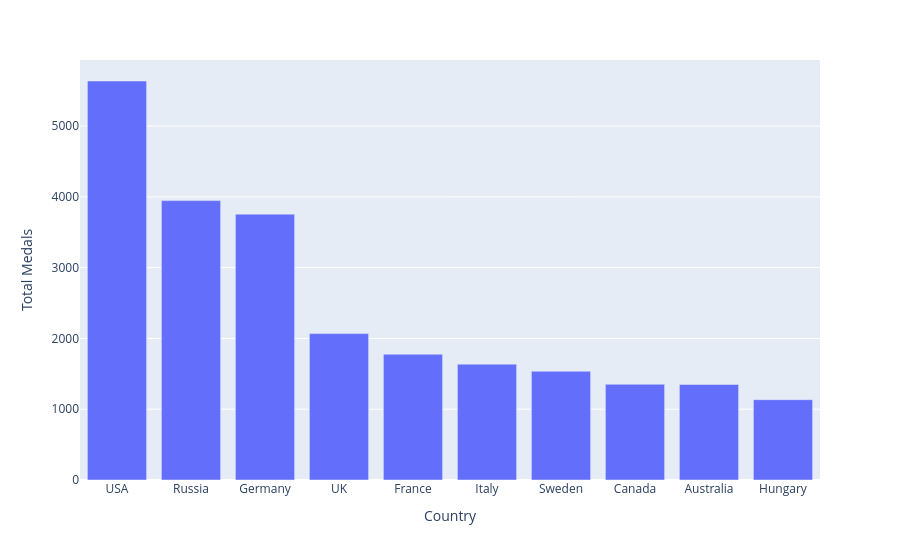

Source (notebook cell):
### Code cell
# Asssign top 10 winningest countries table to a variable
top10_countries = df['Country'].value_counts().head(10)


# Visualize the table as a bar chart
fig = px.bar(
    x=top10_countries.index,
    y=top10_countries.values,
    labels={'x': 'Country', 'y': 'Total Medals'},
)
fig.show()

### Figure 1 — Plotly figure (JSON) as saved in the notebook; plotly's stock layout.template omitted (floating-point values rounded to 4 significant figures)
{"data": [{"alignmentgroup": "True", "hovertemplate": "Country=%{x}<br>Total Medals=%{y}<extra></extra>", "legendgroup": "", "marker": {"color": "#636efa", "pattern": {"shape": ""}}, "name": "", "offsetgroup": "", "orientation": "v", "showlegend": false, "textposition": "auto", "type": "bar", "x": ["USA", "Russia", "Germany", "UK", "France", "Italy", "Sweden", "Canada", "Australia", "Hungary"], "xaxis": "x", "y": [5637, 3947, 3756, 2068, 1777, 1637, 1536, 1352, 1349, 1135], "yaxis": "y"}], "layout": {"autosize": true, "barmode": "relative", "legend": {"tracegroupgap": 0}, "margin": {"t": 60}, "xaxis": {"anchor": "y", "autorange": true, "domain": [0, 1], "range": [-0.5, 9.5], "title": {"text": "Country"}, "type": "category"}, "yaxis": {"anchor": "x", "autorange": true, "domain": [0, 1], "range": [0, 5934.0], "title": {"text": "Total Medals"}, "type": "linear"}}}
